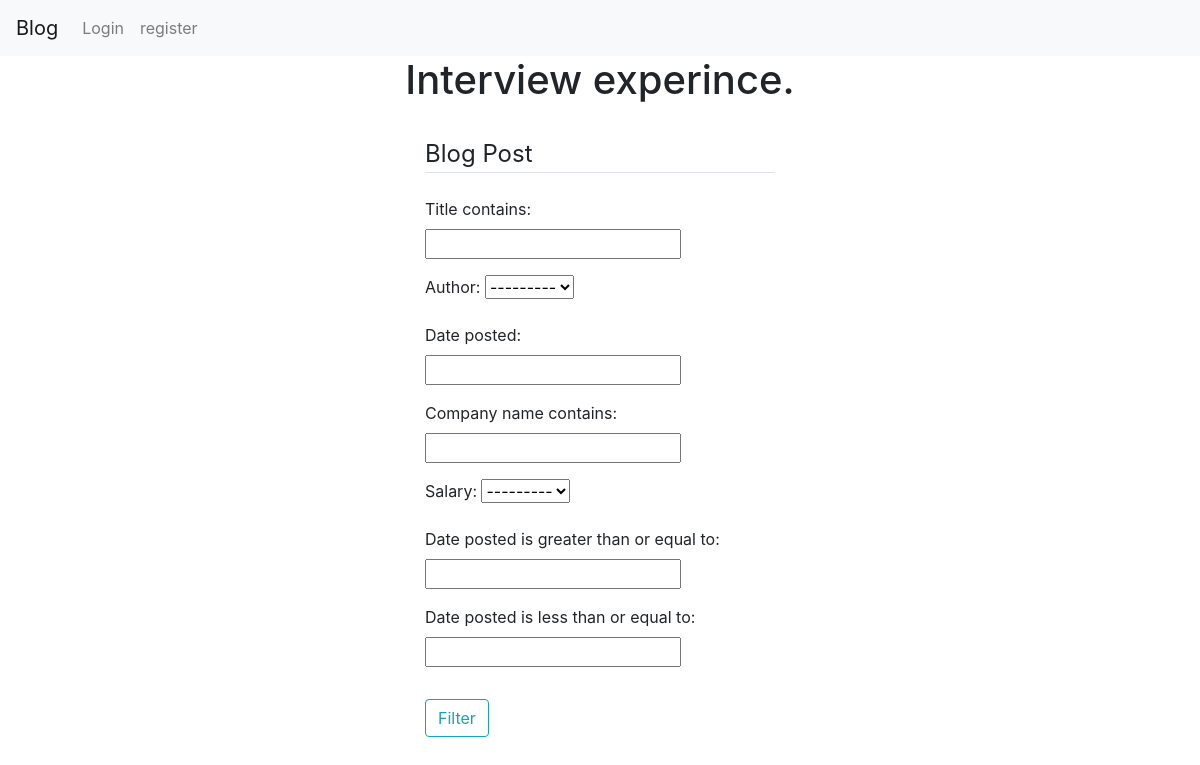
Page /post/filter/ on the earlier database version.
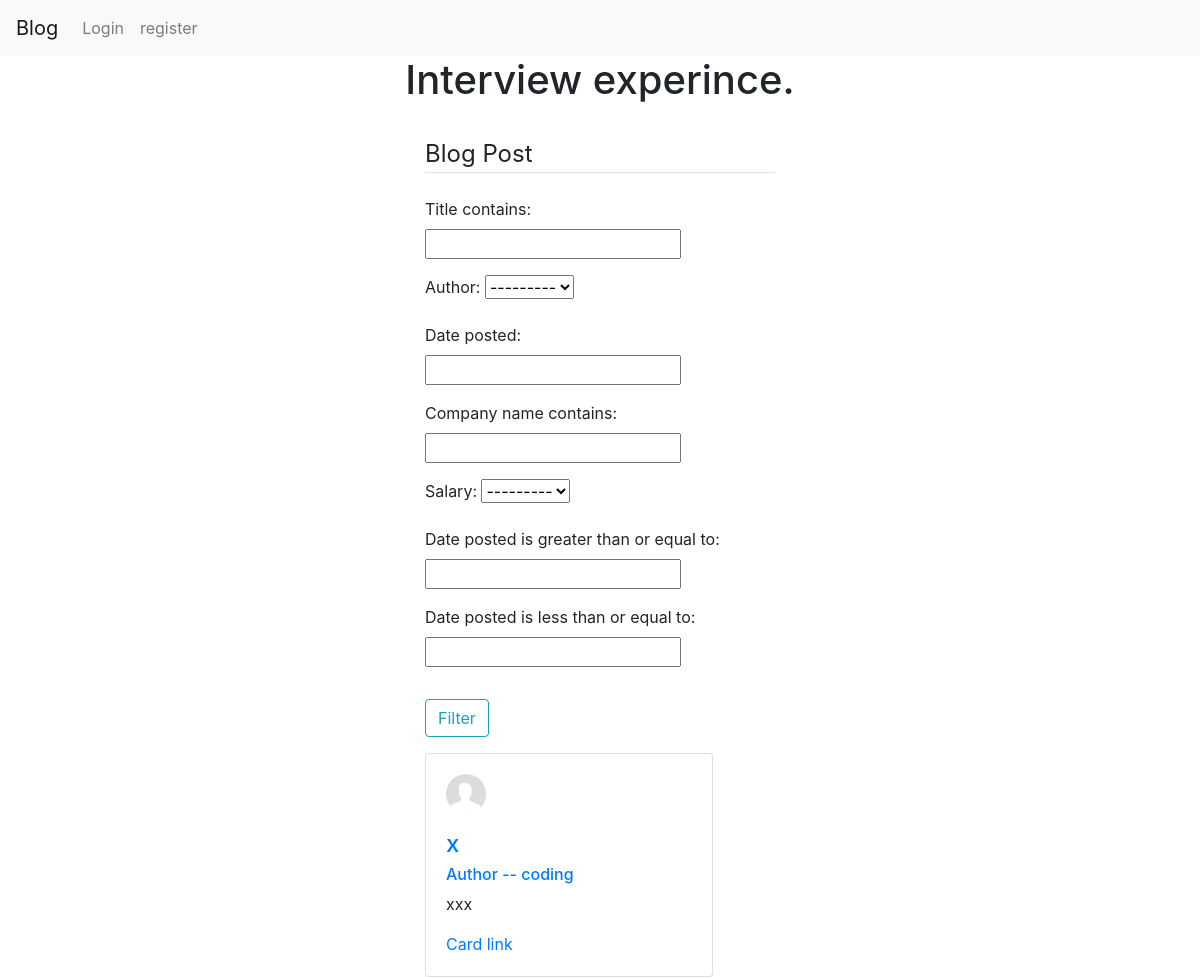
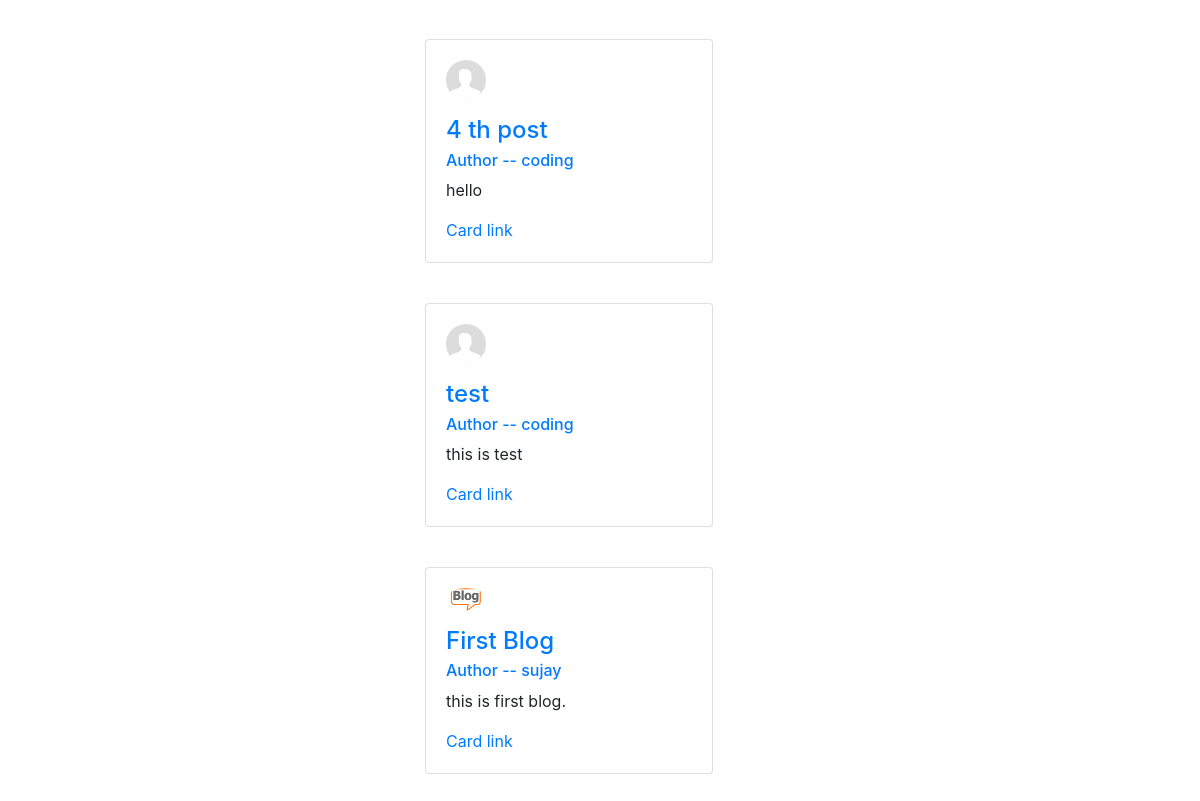
Same page on the later database version (2 pictures, top to bottom).
### blog/models.py (models this page shows, shortened)
class blog(models.Model):
    title = models.CharField(max_length=30)
    author = models.ForeignKey(User,on_delete=models.CASCADE,blank=True, null=True)
    date_posted = models.DateTimeField(auto_now_add=True)
    content = models.TextField()
    image1 = models.ImageField(upload_to='static/images/blog_img',null=True)
    image2 = models.ImageField(upload_to='static/images/blog_img',null=True)
    company_name = models.CharField(max_length=30,null=True)
    salary_range = [('4','4lakh'),('6','6lakh'),('8','8lakh'),('10','10lakh'),('12','12lakh'),('14','14lakh'),('16','16lakh'),('20','20lakh'),('30','30lakh'),('35','35lakh'),('40','40lakh')]
    salary = models.CharField(max_length=3,choices=salary_range,null=True)
    pdf = models.FileField(upload_to='static/files',null=True)
    class Meta:
        ordering = ['-date_posted']
    objects = models.Manager()

### user/models.py (models this page shows, shortened)
class Profile(models.Model):
    user = models.OneToOneField(User,on_delete=models.CASCADE)
    profile_pic = models.ImageField(upload_to='profile_pics',null=True)
    bio = models.TextField(blank=True,null=True)
    sem_list = [('1','first'),('2','second'),('3','third'),('4','fourth'),('5','fifth'),('6','sixth'),('7','seventh'),('8','eigth')]
    sem = models.CharField(max_length=1,choices=sem_list,default='first')

### blog/views.py (the view)
# urls.py: path('post/filter/',views.Filter,name="post-filter"),
def Filter(request):
    b = blog.objects.all()
    myfilter = BlogFilter(request.GET,queryset=b)
    blogs = myfilter.qs
    context = { 'myfilter':myfilter, 'blogs':blogs}
    return render(request,'blog/blog_filter.html',context)

### blog/templates/blog/blog_filter.html (shortened to what this page needs)
{% extends 'user/base.html' %}
{% load static %}
{% block  content %}
      <br>
      <div class="content-section">
        <form method="get" enctype="multipart/form-data">
            <fieldset class="form-group">
                <legend class="border-bottom mb-4">Blog Post</legend>
                {{ myfilter.form.as_p }}
            </fieldset>
            <div class="form-group">
                <button class="btn btn-outline-info" type="submit">Filter</button>
            </div>
        </form>
    </div>
    {% for blog in blogs  %}
    <article class="media content-section my-2">
    <div class="card" style="width: 18rem;">
        <div class="card-body">
            <img class="rounded-circle mb-3" width=40px src="{{ blog.author.profile.profile_pic.url }}">
            <h4 class="card-title"><a class="article-title" href="{% url 'post-detail' blog.id %}" >{{blog.title}} </a></h4>
            <h6 class="card-subtitle mb-2 text-muted"> <a href="{% url 'user-home' blog.author.id %}"> Author -- {{blog.author}} </a> </h6>
            <p class="card-text"> {{blog.content}}</p>
            <a href="#" class="card-link">Card link</a>
        </div>
    </div>
    </article>
    <br>
    {% endfor %}
{% endblock  %}

Differences in the rows shown:
added blog: author.profile.profile_pic (placeholder picture), title "x", author "coding", content "xxx"
added blog: author.profile.profile_pic (placeholder picture), title "4 th post", author "coding", content "hello"
added blog: author.profile.profile_pic (placeholder picture), title "test", author "coding", content "this is test"
added blog: author.profile.profile_pic (picture), title "First Blog", author "sujay", content "this is first blog."
